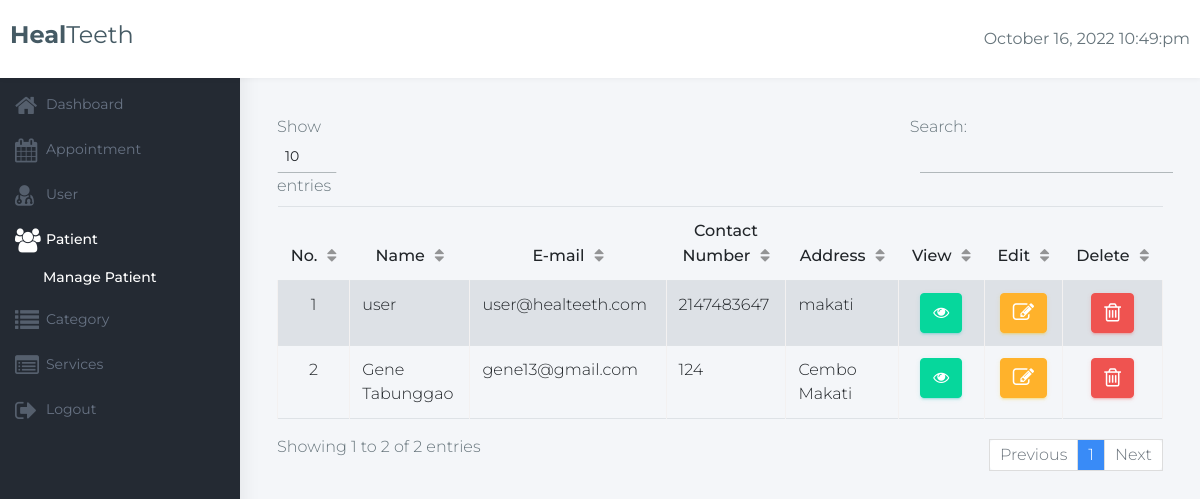
Before: /manage_patient.php (signed in) with the older database file.
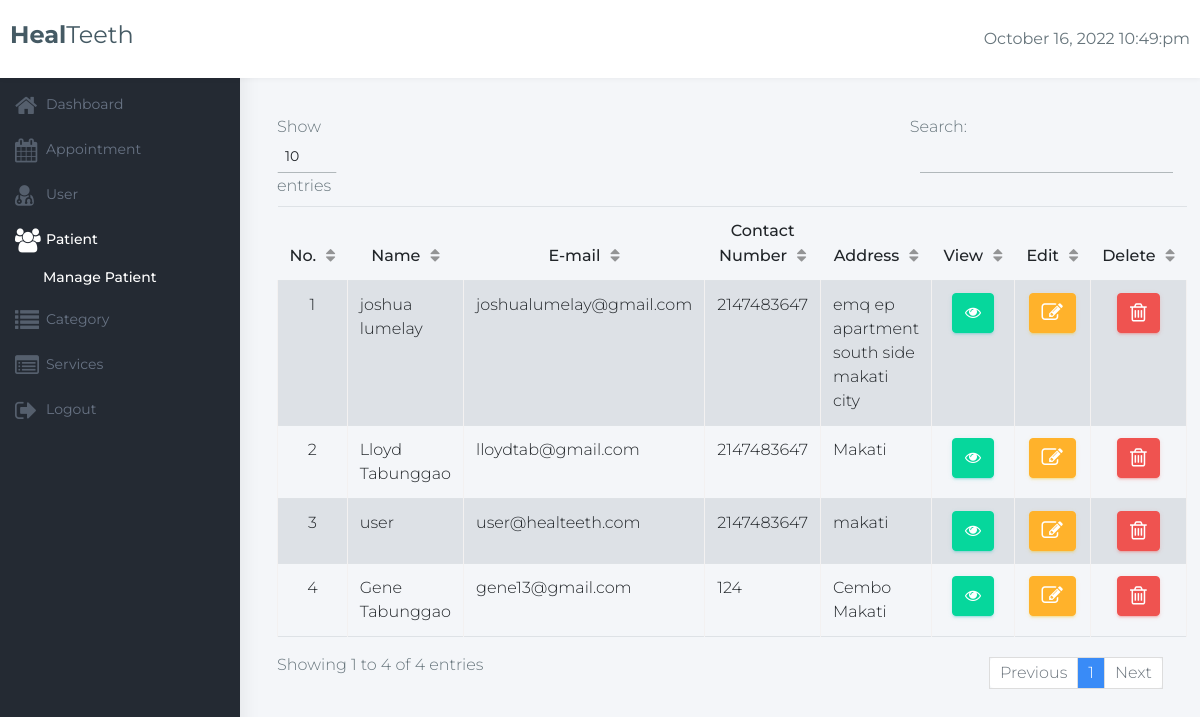
After: the same page with the newer database file.
### tables this page shows
CREATE TABLE `user` (
  `id` int(11) NOT NULL,
  `full_name` varchar(100) NOT NULL,
  `email_address` varchar(100) NOT NULL,
  `password` varchar(100) NOT NULL,
  `contact_number` int(100) NOT NULL,
  `full_address` varchar(100) NOT NULL,
  `role` varchar(11) NOT NULL DEFAULT 'Patient'
);

### manage_patient.php (the view, shortened to what this page needs)
<?php
   include('config.php');
   ?>
<!DOCTYPE html>
<html lang="en">
   <head>
      <link
         href="assets/plugins/bootstrap/css/bootstrap.min.css"
         rel="stylesheet"
         />
      <link href="css/style.css" rel="stylesheet" />
      <link href="css/colors/default-dark.css" id="theme" rel="stylesheet" />
      <link rel="stylesheet" href="assets/plugins/font-awesome/css/font-awesome.min.css">
   </head>
   <body class="fix-header card-no-border fix-sidebar">
      <?php
         include 'includes/topheader.php';
         include 'includes/sidebar_doctor.php';
         ?>
      <div class="page-wrapper">
      <div class="container-fluid">
      <div class="container">
         <table class="table table-bordered table-striped table-hover" id="myTable">
            <thead>
               <tr>
                  <th class="text-center" scope="col">No.</th>
                  <th class="text-center" scope="col">Name</th>
                  <th class="text-center" scope="col">E-mail</th>
                  <th class="text-center" scope="col">Contact Number</th>
                  <th class="text-center" scope="col">Address</th>
                  <th class="text-center" scope="col">View</th>
                  <th class="text-center" scope="col">Edit</th>
                  <th class="text-center" scope="col">Delete</th>
               </tr>
            </thead>
            <?php
               $get_data = "SELECT * FROM user WHERE role='Patient' order by 1 desc";
               $run_data = mysqli_query($con,$get_data);
               $i = 0;
               while($row = mysqli_fetch_array($run_data))
               {
                   $sl = ++$i;
                   $id = $row['id'];
                   $name = $row['full_name'];
                   $email = $row['email_address'];
                   $c_num = $row['contact_number'];
                   $address = $row['full_address'];
                   echo "
                   <tr>
                   <td class='text-center'>$sl</td>
                   <td class='text-left'>$name</td>
                   <td class='text-left'>$email</td>
                   <td class='text-left'>$c_num</td>
                   <td class='text-left'>$address</td>
                   <td class='text-center'>
                       <span>
                       <a href='#' class='btn btn-success mr-3 profile' data-toggle='modal' data-target='#view$id' title='Prfile'><i class='fa fa-eye' aria-hidden='true'></i></a>
                       </span>
                   </td>
                   <td class='text-center'>
                       <span>
                       <a href='#' class='btn btn-warning mr-3 edituser' data-toggle='modal' data-target='#edit$id' title='Edit'><i class='fa fa-pencil-square-o fa-lg'></i></a>
                       </span>
                   </td>
                   <td class='text-center'>
                       <span>
                           <a href='#' class='btn btn-danger deleteuser' title='Delete'>
                                <i class='fa fa-trash-o fa-lg' data-toggle='modal' data-target='#$id' style='' aria-hidden='true'></i>
                           </a>
                       </span>
                   </td>
               </tr>
                   ";
               }
               ?>
         </table>
      </div>
      <?php
         $get_data = "SELECT * FROM user WHERE role='Patient' ";
         $run_data = mysqli_query($con,$get_data);
         while($row = mysqli_fetch_array($run_data))
         {
             $id = $row['id'];
             $fname = $row['full_name'];
             $pemail = $row['email_address'];
             $pc_num = $row['contact_number'];
             $padd = $row['full_address'];
             echo "
         <div id='edit$id' class='modal fade' role='dialog'>
           <div class='modal-dialog'>
             <div class='modal-content'>
               <div class='modal-header'>
                      <button type='button' class='close' data-dismiss='modal'>&times;</button>
                      <h4 class='modal-title text-center'>Edit your Data</h4>
               </div>
               <div class='modal-body'>
                 <form action='edit_patient.php?id=$id' method='post' enctype='multipart/form-data'>
                 <div class='form-row'>
                     <div class='form-group col-md-12'>
                         <label for='fname'>Full Name</label>
                         <input type='text' class='form-control' name='f_name' placeholder='Enter Full Name' value='$fname'>
                     </div>
                     <div class='form-group col-md-12'>
                         <label for='email'>E-mail</label>
                         <input type='text' class='form-control' name='e_mail' placeholder='Enter Email' value='$pemail'>
                     </div>
                     <div class='form-group col-md-12'>
                         <label for='cnum'>Contact Number</label>
                         <input type='text' class='form-control' name='c_num' placeholder='Enter Contact Number' value='$pc_num'>
                     </div>
                     <div class='form-group col-md-12'>
                         <label for='address'>Address</label>
                         <input type='text' class='form-control' name='a_ddress' placeholder='Enter Address' value='$padd'>
                     </div>
                 </div>
                 <div class='modal-footer'>
                      <input type='submit' name='submit' class='btn btn-info btn-large' value='Submit'>
                      <button type='button' class='btn btn-secondary' data-dismiss='modal'>Close</button>
                 </div>
                 </form>
               </div>
             </div>
             </div>
             </div>
         </div>";
         }
         ?>
   </body>
</html>

### includes/topheader.php (shortened to what this page needs)
<div id="main-wrapper">
  <header class="topbar">
    <nav class="navbar top-navbar navbar-expand-md navbar-light">
      <div class="navbar-header">
        <a class="navbar-brand">
          <h2><b>Heal</b>Teeth</h2>
        </a>
      </div>
      <div class="navbar-collapse">
        <ul class="navbar-nav my-lg-0">
          <b>
          <?php
              echo date('F j, Y g:i:a  ');
          ?>
          </b>
        </ul>
      </div>
    </nav>
  </header>

### includes/sidebar_doctor.php (shortened to what this page needs)
<aside class="left-sidebar">
  <div class="scroll-sidebar">
    <nav class="sidebar-nav">
      <ul id="sidebarnav">
        <li>
          <a
            class="waves-effect waves-dark"
            href="doctor_index.php"
            aria-expanded="false"
            ><i class="fa fa-home"></i
            ><span class="hide-menu">Dashboard</span></a
          >
        </li>
        <li>
          <a
            class="waves-effect waves-dark"
            href="#homeSubmenu"
            aria-expanded="false"
            ><i class="fa fa-calendar"></i
            ><span class="hide-menu">Appointment</span></a
          >
        </li>
        <li>
          <a
            class="waves-effect waves-dark"
            href="#homeSubmenu1"
            aria-expanded="false"
            ><i class="fa fa-user-md"></i
            ><span class="hide-menu">User</span></a
          >
        </li>
        <li>
          <a
            class="waves-effect waves-dark"
            href="#homeSubmenu2"
            aria-expanded="false"
            ><i class="fa fa-users"></i
            ><span class="hide-menu">Patient</span></a
          >
           <ul class="collapse list-unstyled" id="homeSubmenu2">
                  <li>
                      <a href="manage_patient.php">Manage Patient</a>
                  </li>
              </ul>
        </li>
        <li>
          <a
            class="waves-effect waves-dark"
            href="#homeSubmenu3"
            aria-expanded="false"
            ><i class="fa fa-list"></i
            ><span class="hide-menu">Category</span></a
          >
        </li>
        <li>
          <a
            class="waves-effect waves-dark"
            href="#homeSubmenu4"
            aria-expanded="false"
            ><i class="fa fa-list-alt"></i
            ><span class="hide-menu">Services</span></a
          >
        </li>
        <li>
          <a
            class="waves-effect waves-dark"
            href="logout.php"
            aria-expanded="false"
            ><i class="fa fa-sign-out"></i
            ><span class="hide-menu">Logout</span></a
          >
        </li>
      </ul>
      </div>
  </div>

### css/colors/default-dark.css (style rules this page uses)
.topbar { background: #fff; }
a { color: #398bf7; }
.card-no-border .left-sidebar, .card-no-border .sidebar-nav { background: #242a33; }
.sidebar-nav { background: #242a33; }
.sidebar-nav > ul > li.active > a { color: #ffffff; border-color: #398bf7; }
.sidebar-nav > ul > li.active > a i { color: #ffffff; }
.sidebar-nav ul li a.active, .sidebar-nav ul li a:hover { color: #ffffff; }

Changed rows visible on the page:
added user: sl "1", full_name "joshua lumelay", email_address "joshualumelay@gmail.com", contact_number "2147483647", full_address "emq ep apartment south side makati city"
added user: sl "2", full_name "Lloyd Tabunggao", email_address "lloydtab@gmail.com", contact_number "2147483647", full_address "Makati"
computed for user "user": sl "1" → "3"
computed for user "Gene Tabunggao": sl "2" → "4"
Other visible differences:
text written by a page script: "Show entries Search: Showing 1 to 2 of 2 entries Previous 1 Next" → "Show entries Search: Showing 1 to 4 of 4 entries Previous 1 Next"
